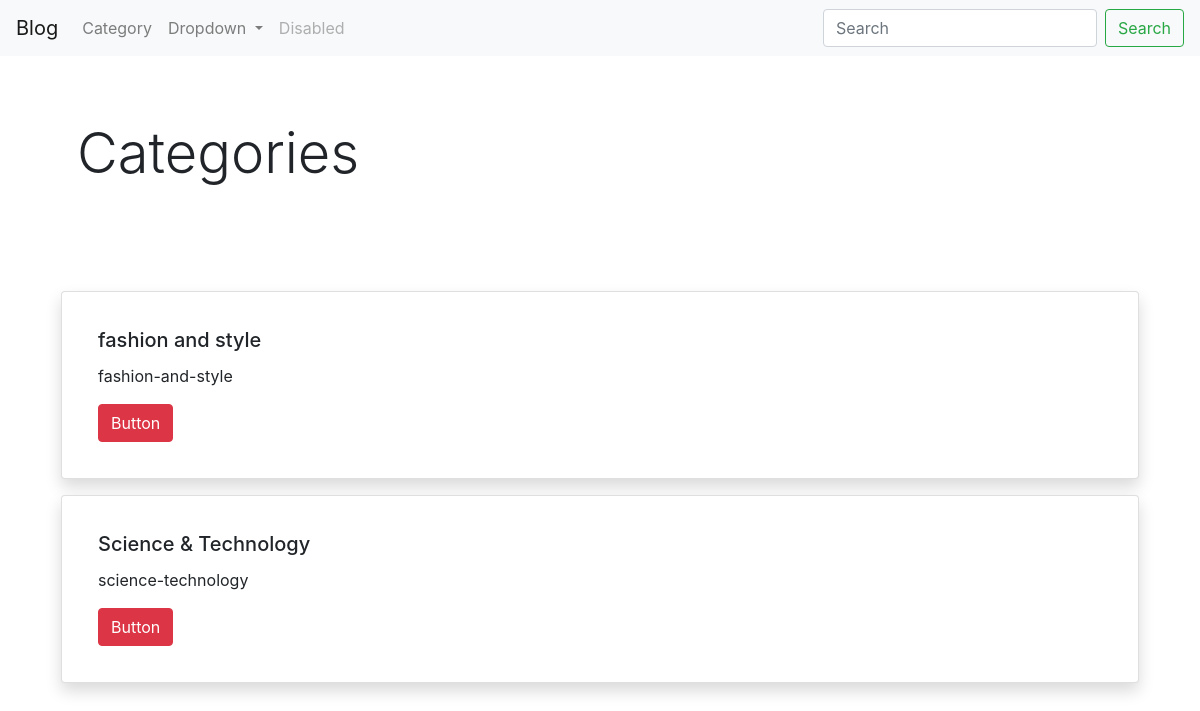
/categories, run on an earlier commit of the app's database.
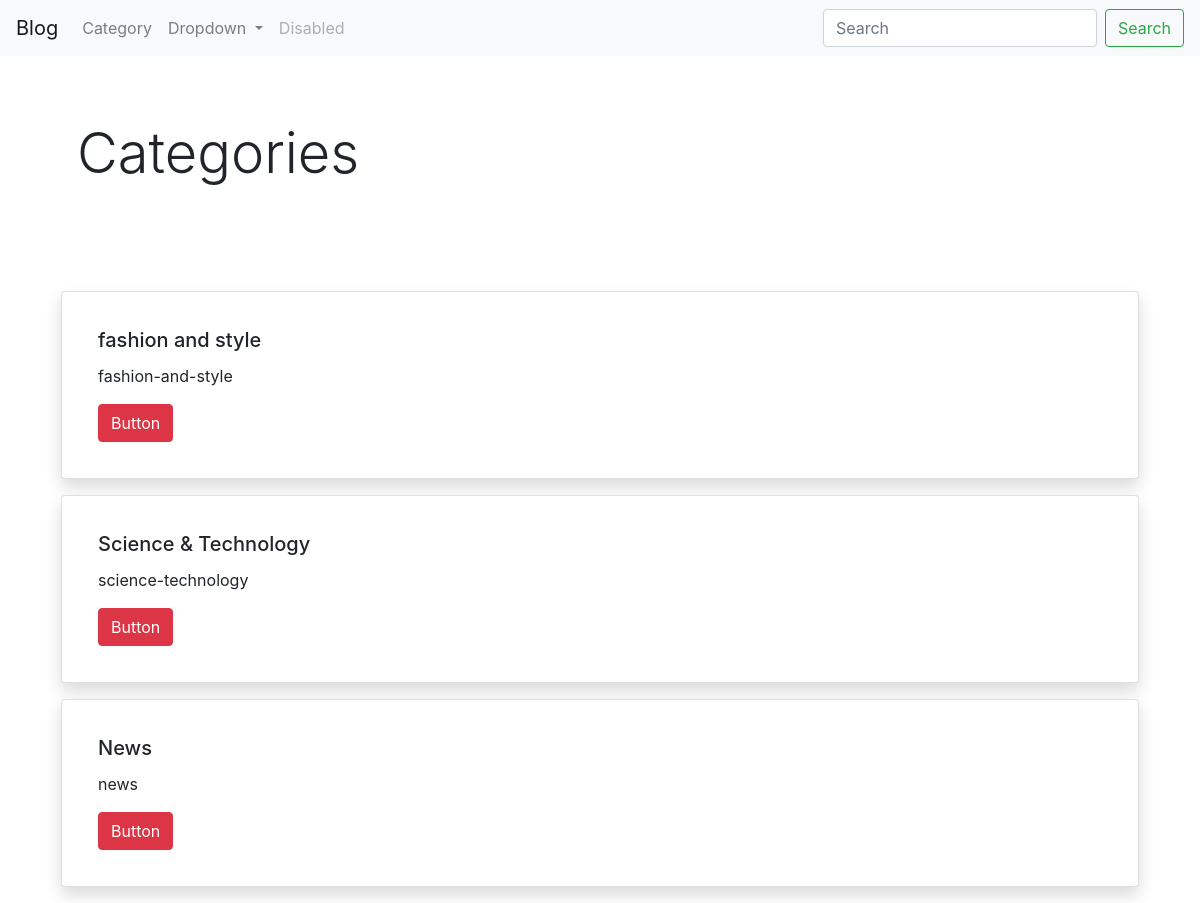
And on a later commit of the database.
### blog/models.py (models this page shows, shortened)
class Category(models.Model):
    id = models.AutoField(primary_key=True)
    category_name = models.CharField(max_length=100, unique=True, verbose_name='What is the category name ?')
    category_slug = models.SlugField(unique=True, max_length=150, blank=True)

### pages/views.py (the view)
# urls.py: path('categories', views.list_of_categories, name='categories'),
def list_of_categories(request):
    all_categories = Category.objects.all()
    context = {
        'all_categories' : all_categories
    }
    return  render(request=request, template_name="pages/category.html", context=context)

### pages/templates/pages/category.html
{% extends "pages/base.html" %}
{% block content %}
<div class="container">
    <div class="jumbotron" style="background-color:white">
        <h1 class="display-4">Categories</h1>
    </div>
    {% for category in all_categories %}
        <div class="card p-3 m-3 shadow">
          <div class="card-body">
            <h5 class="card-title">{{ category.category_name }}</h5>
              <p>{{ category.category_slug}}</p>
            <a href="{% url 'postlistbycategory' category_slug=category.category_slug %}" class="btn btn-danger">Button</a>
          </div>
        </div>
    {% endfor %}
</div>
{% endblock %}

What changed in the data, as far as the page shows it:
added Category: category_name "News", category_slug "news"
